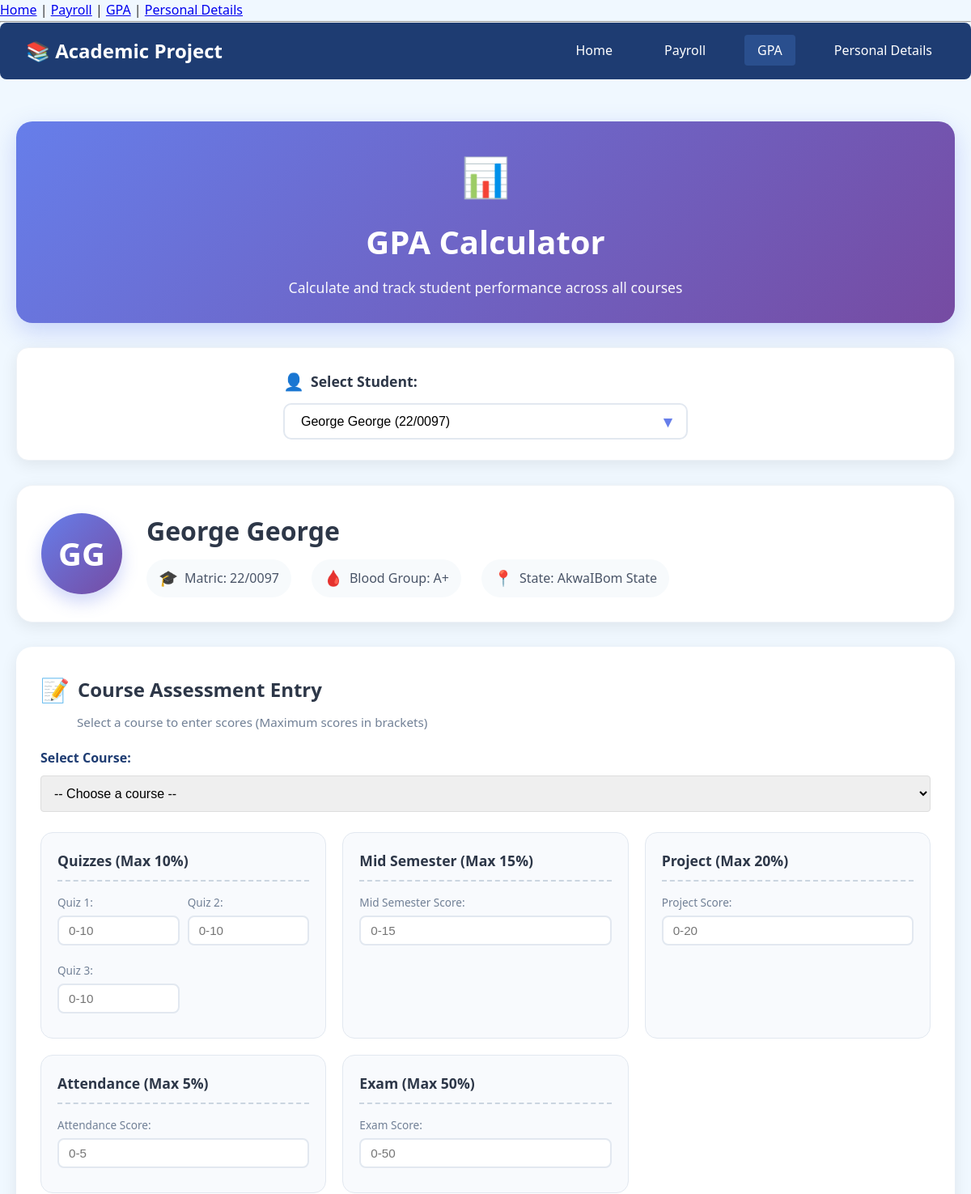
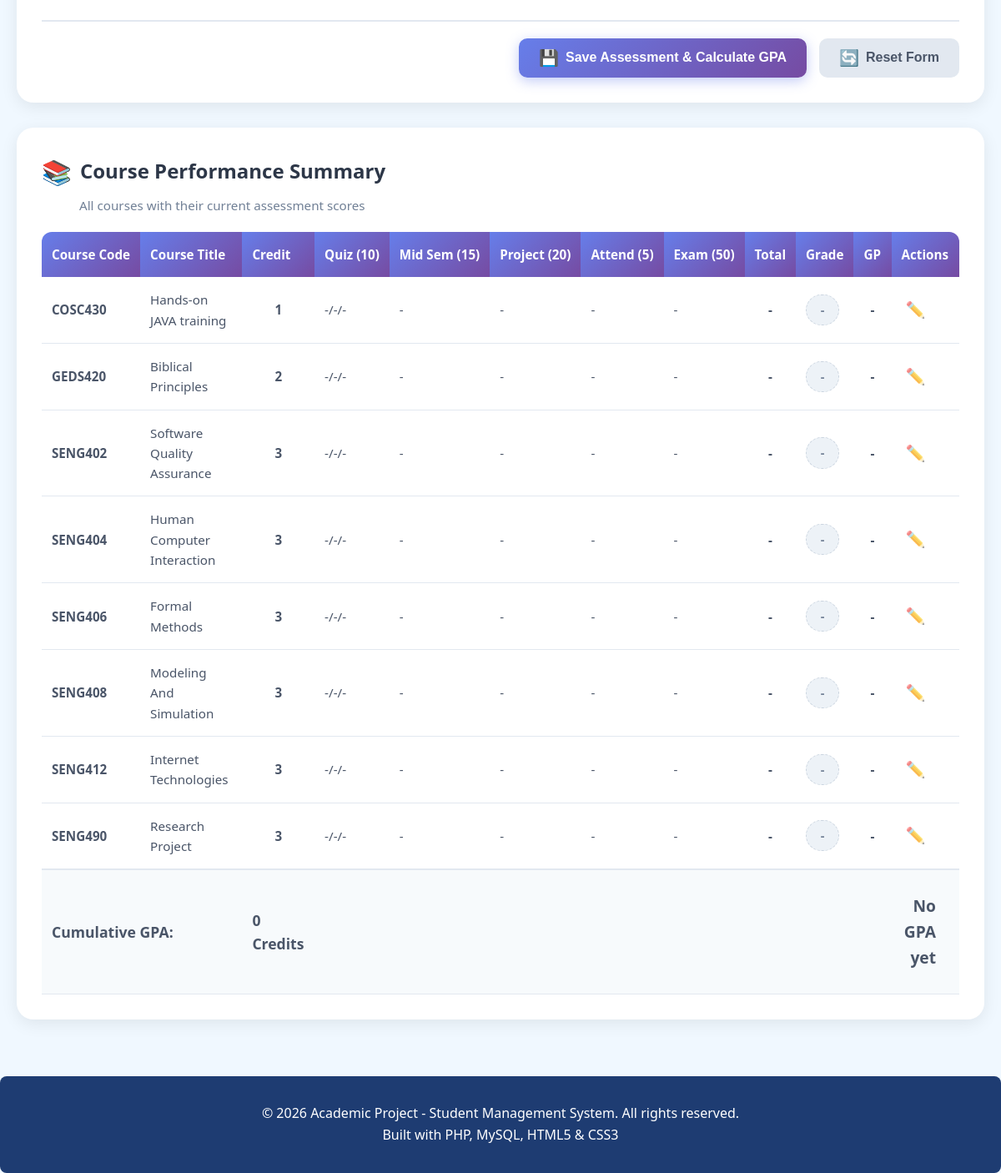
Screenshot of /pages/gpa.php?student_id=1 with the database file from the repository (2 pictures, top to bottom).
### tables this page shows
CREATE TABLE students (
    id INT PRIMARY KEY AUTO_INCREMENT,
    matric_number VARCHAR(20) UNIQUE NOT NULL,
    name VARCHAR(100) NOT NULL,
    blood_group VARCHAR(5),
    state_of_origin VARCHAR(50),
    phone VARCHAR(15),
    hobbies TEXT,
    created_at TIMESTAMP DEFAULT CURRENT_TIMESTAMP
);

CREATE TABLE courses (
    id INT PRIMARY KEY AUTO_INCREMENT,
    course_code VARCHAR(10) UNIQUE NOT NULL,
    course_title VARCHAR(100) NOT NULL,
    credit_unit INT NOT NULL
);

### pages/gpa.php (the view, shortened to what this page needs)
<?php
require_once '../config/db.php';
include '../includes/header.php';
include '../includes/navbar.php';
$students_query = "SELECT id, name, matric_number FROM students ORDER BY name";
$students_result = mysqli_query($conn, $students_query);
$selected_student_id = isset($_GET['student_id']) ? (int)$_GET['student_id'] : 0;
$selected_student = null;
$student_courses = [];
if ($selected_student_id > 0) {
    $student_stmt = mysqli_prepare($conn, "SELECT * FROM students WHERE id = ?");
    mysqli_stmt_bind_param($student_stmt, "i", $selected_student_id);
    mysqli_stmt_execute($student_stmt);
    $student_result = mysqli_stmt_get_result($student_stmt);
    $selected_student = mysqli_fetch_assoc($student_result);
    $courses_stmt = mysqli_prepare($conn,
        "SELECT c.*,
                ca.quiz_1, ca.quiz_2, ca.quiz_3,
                ca.mid_semester, ca.project, ca.attendance, ca.exam,
                ca.total_score, ca.grade, ca.grade_point
         FROM courses c
         LEFT JOIN course_assessments ca ON c.id = ca.course_id AND ca.student_id = ?
         ORDER BY c.course_code"
    );
    mysqli_stmt_bind_param($courses_stmt, "i", $selected_student_id);
    mysqli_stmt_execute($courses_stmt);
    $student_courses = mysqli_stmt_get_result($courses_stmt);
}
?>
<div class="gpa-page">
    <div class="page-header">
        <h1><span class="header-icon">📊</span> GPA Calculator</h1>
        <p class="header-subtitle">Calculate and track student performance across all courses</p>
    </div>
    <div class="selection-card">
        <form method="GET" action="" class="student-selector">
            <div class="form-group">
                <label for="student_id">
                    <span class="label-icon">👤</span>
                    Select Student:
                </label>
                <div class="select-wrapper">
                    <select name="student_id" id="student_id" class="form-control" onchange="this.form.submit()">
                        <?php while ($student = mysqli_fetch_assoc($students_result)): ?>
                            <option value="<?php echo $student['id']; ?>"
                                <?php echo $student['id'] == $selected_student_id ? 'selected' : ''; ?>>
                                <?php echo htmlspecialchars($student['name'] . ' (' . $student['matric_number'] . ')'); ?>
                            </option>
                        <?php endwhile; ?>
                    </select>
                    <span class="select-arrow">▼</span>
                </div>
            </div>
        </form>
    </div>
    <?php if ($selected_student): ?>
        <div class="student-info-card">
            <div class="student-avatar">
                <span class="avatar-initials">
                    <?php
                    $name_parts = explode(' ', $selected_student['name']);
                    $initials = '';
                    foreach ($name_parts as $part) {
                        $initials .= strtoupper(substr($part, 0, 1));
                    }
                    echo $initials;
                    ?>
                </span>
            </div>
            <div class="student-details">
                <h2><?php echo htmlspecialchars($selected_student['name']); ?></h2>
                <div class="student-meta">
                    <span class="meta-item">
                        <span class="meta-icon">🎓</span>
                        Matric: <?php echo htmlspecialchars($selected_student['matric_number']); ?>
                    </span>
                    <span class="meta-item">
                        <span class="meta-icon">🩸</span>
                        Blood Group: <?php echo htmlspecialchars($selected_student['blood_group'] ?: 'N/A'); ?>
                    </span>
                    <span class="meta-item">
                        <span class="meta-icon">📍</span>
                        State: <?php echo htmlspecialchars($selected_student['state_of_origin'] ?: 'N/A'); ?>
                    </span>
                </div>
            </div>
        </div>
        <div class="assessment-section">
            <div class="section-header">
                <h3><span class="section-icon">📝</span> Course Assessment Entry</h3>
                <p>Select a course to enter scores (Maximum scores in brackets)</p>
            </div>
            <form action="gpa_process.php" method="POST" class="assessment-form" id="assessmentForm">
                <div class="form-row">
                    <div class="form-group">
                        <label for="course_id">Select Course:</label>
                        <select name="course_id" id="course_id" class="form-control" required>
                            <option value="">-- Choose a course --</option>
                            <?php
                            mysqli_data_seek($student_courses, 0);
                            ?>
                        </select>
                    </div>
                </div>
                <div class="assessment-grid">
                    <div class="assessment-category">
                        <h4>Quizzes (Max 10%)</h4>
                        <div class="score-inputs">
                            <div class="input-group">
                                <label for="quiz_1">Quiz 1:</label>
                                <input type="number" name="quiz_1" id="quiz_1" class="score-input"
                                       min="0" max="10" step="0.5" placeholder="0-10">
                            </div>
                            <div class="input-group">
                                <label for="quiz_2">Quiz 2:</label>
                                <input type="number" name="quiz_2" id="quiz_2" class="score-input"
                                       min="0" max="10" step="0.5" placeholder="0-10">
                            </div>
                            <div class="input-group">
                                <label for="quiz_3">Quiz 3:</label>
                                <input type="number" name="quiz_3" id="quiz_3" class="score-input"
                                       min="0" max="10" step="0.5" placeholder="0-10">
                            </div>
                        </div>
                    </div>
                    <div class="assessment-category">
                        <h4>Mid Semester (Max 15%)</h4>
                        <div class="input-group">
                            <label for="mid_semester">Mid Semester Score:</label>
                            <input type="number" name="mid_semester" id="mid_semester" class="score-input"
                                   min="0" max="15" step="0.5" placeholder="0-15">
                        </div>
                    </div>
                    <div class="assessment-category">
                        <h4>Project (Max 20%)</h4>
                        <div class="input-group">
                            <label for="project">Project Score:</label>
                            <input type="number" name="project" id="project" class="score-input"
                                   min="0" max="20" step="0.5" placeholder="0-20">
                        </div>
                    </div>
                    <div class="assessment-category">
                        <h4>Attendance (Max 5%)</h4>
                        <div class="input-group">
                            <label for="attendance">Attendance Score:</label>
                            <input type="number" name="attendance" id="attendance" class="score-input"
                                   min="0" max="5" step="0.5" placeholder="0-5">
                        </div>
                    </div>
                    <div class="assessment-category">
                        <h4>Exam (Max 50%)</h4>
                        <div class="input-group">
                            <label for="exam">Exam Score:</label>
                            <input type="number" name="exam" id="exam" class="score-input"
                                   min="0" max="50" step="0.5" placeholder="0-50">
                        </div>
                    </div>
                </div>
                <div class="form-actions">
                    <button type="submit" class="btn btn-primary">
                        <span class="btn-icon">💾</span>
                        Save Assessment & Calculate GPA
                    </button>
                    <button type="reset" class="btn btn-secondary">
                        <span class="btn-icon">🔄</span>
                        Reset Form
                    </button>
                </div>
            </form>
        </div>
        <div class="courses-section">
            <div class="section-header">
                <h3><span class="section-icon">📚</span> Course Performance Summary</h3>
                <p>All courses with their current assessment scores</p>
            </div>
            <div class="table-responsive">
                <table class="courses-table">
                    <thead>
                        <tr>
                            <th>Course Code</th>
                            <th>Course Title</th>
                            <th>Credit</th>
                            <th>Quiz (10)</th>
                            <th>Mid Sem (15)</th>
                            <th>Project (20)</th>
                            <th>Attend (5)</th>
                            <th>Exam (50)</th>
                            <th>Total</th>
                            <th>Grade</th>
                            <th>GP</th>
                            <th>Actions</th>
                        </tr>
                    </thead>
                    <tbody>
                        <?php
                        mysqli_data_seek($student_courses, 0);
                        $total_grade_points = 0;
                        $total_credits = 0;
                        while ($course = mysqli_fetch_assoc($student_courses)):
                            $total = $course['total_score'] ?? 0;
                            $grade_point = $course['grade_point'] ?? 0;
                            $credit = $course['credit_unit'];
                        ?>
                            <tr>
                                <td class="course-code"><?php echo htmlspecialchars($course['course_code']); ?></td>
                                <td class="course-title"><?php echo htmlspecialchars($course['course_title']); ?></td>
                                <td class="credit"><?php echo $credit; ?></td>
                                <td><?php echo $course['quiz_1'] ?? '-'; ?>/<?php echo $course['quiz_2'] ?? '-'; ?>/<?php echo $course['quiz_3'] ?? '-'; ?></td>
                                <td><?php echo $course['mid_semester'] ?? '-'; ?></td>
                                <td><?php echo $course['project'] ?? '-'; ?></td>
                                <td><?php echo $course['attendance'] ?? '-'; ?></td>
                                <td><?php echo $course['exam'] ?? '-'; ?></td>
                                <td class="total-score <?php echo $total >= 70 ? 'text-success' : ($total >= 50 ? 'text-warning' : 'text-danger'); ?>">
                                    <strong><?php echo $total ? number_format($total, 1) : '-'; ?></strong>
                                </td>
                                <td>
                                    <?php if ($course['grade']): ?>
                                        <span class="grade-badge grade-<?php echo strtolower($course['grade']); ?>">
                                            <?php echo $course['grade']; ?>
                                        </span>
                                    <?php else: ?>
                                        <span class="grade-badge grade-pending">-</span>
                                    <?php endif; ?>
                                </td>
                                <td class="grade-point"><?php echo $grade_point ? number_format($grade_point, 1) : '-'; ?></td>
                                <td class="actions">
                                    <button class="btn-icon-small edit-btn" title="Edit"
                                            onclick="editCourse(<?php echo htmlspecialchars(json_encode($course)); ?>)">
                                        ✏️
                                    </button>
                                </td>
                            </tr>
                        <?php endwhile; ?>
                    </tbody>
                    <tfoot>
                        <tr class="summary-row">
                            <td colspan="2" class="summary-label">Cumulative GPA:</td>
                            <td class="summary-credit"><?php echo $total_credits; ?> Credits</td>
                            <td colspan="7"></td>
                            <td colspan="2" class="summary-gpa">
                                <?php
                                if ($total_credits > 0) {
                                    $cgpa = $total_grade_points / $total_credits;
                                    $cgpa_class = $cgpa >= 4.5 ? 'gpa-excellent' : ($cgpa >= 3.5 ? 'gpa-good' : ($cgpa >= 2.5 ? 'gpa-average' : ($cgpa >= 1.5 ? 'gpa-below-average' : 'gpa-poor')));
                                ?>
                                    <span class="gpa-badge <?php echo $cgpa_class; ?>">
                                        <?php echo number_format($cgpa, 2); ?>
                                    </span>
                                <?php } else { ?>
                                    <span class="gpa-badge">No GPA yet</span>
                                <?php } ?>
                            </td>
                        </tr>
                    </tfoot>
                </table>
            </div>
        </div>
    <?php elseif ($selected_student_id > 0): ?>
        <div class="error-message">
            <p>Student not found. Please select a valid student.</p>
        </div>
    <?php endif; ?>
</div>
<?php
include '../includes/footer.php';
?>

### rows the page displays
students: name "George George", matric_number "22/0097", blood_group "A+", state_of_origin "AkwaIBom State"
courses: course_code "COSC430", course_title "Hands-on JAVA training", credit_unit "1", quiz_1 "-", quiz_2 "-", quiz_3 "-", mid_semester "-", project "-", attendance "-", exam "-"
courses: course_code "GEDS420", course_title "Biblical Principles", credit_unit "2", quiz_1 "-", quiz_2 "-", quiz_3 "-", mid_semester "-", project "-", attendance "-", exam "-"
courses: course_code "SENG402", course_title "Software Quality Assurance", credit_unit "3", quiz_1 "-", quiz_2 "-", quiz_3 "-", mid_semester "-", project "-", attendance "-", exam "-"
courses: course_code "SENG404", course_title "Human Computer Interaction", credit_unit "3", quiz_1 "-", quiz_2 "-", quiz_3 "-", mid_semester "-", project "-", attendance "-", exam "-"
courses: course_code "SENG406", course_title "Formal Methods", credit_unit "3", quiz_1 "-", quiz_2 "-", quiz_3 "-", mid_semester "-", project "-", attendance "-", exam "-"
courses: course_code "SENG408", course_title "Modeling And Simulation", credit_unit "3", quiz_1 "-", quiz_2 "-", quiz_3 "-", mid_semester "-", project "-", attendance "-", exam "-"
courses: course_code "SENG412", course_title "Internet Technologies", credit_unit "3", quiz_1 "-", quiz_2 "-", quiz_3 "-", mid_semester "-", project "-", attendance "-", exam "-"
courses: course_code "SENG490", course_title "Research Project", credit_unit "3", quiz_1 "-", quiz_2 "-", quiz_3 "-", mid_semester "-", project "-", attendance "-", exam "-"

### other values shown
$initials "GG"
$total_credits "0"
form field student_id "George George (22/0097)"
